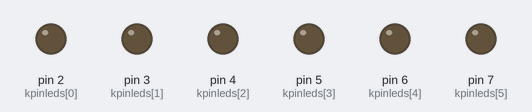
A sketch run on a simulated Arduino Uno, built with avr-gcc and run on an emulated ATmega328P. Parts: output pins drawn as LEDs (lit = HIGH).

Above: at 0.05 s.
At 0.15 s:
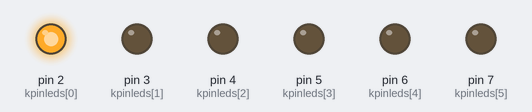
At 0.75 s:
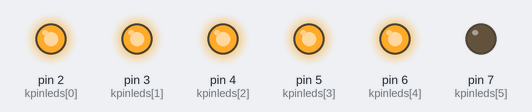
At 1.45 s:
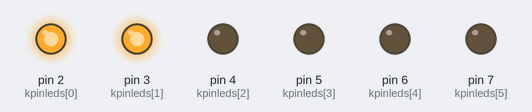
At 2.15 s:
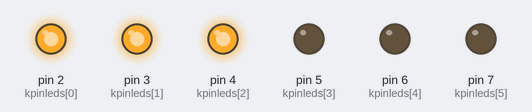
At 2.85 s:
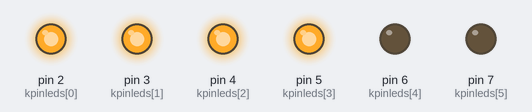
Timing chart, 0 to 3.1 s (numbered marks = the images above):
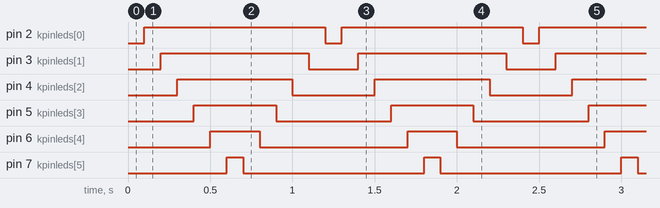

The sketch:

Array_6_Different_Form.ino
```cpp
const int num = 6;
const int kpinleds[num]={2,3,4,5,6,7};
void setup() {
  for(int k=0;k<num;k++)
  {
    pinMode(kpinleds[k],OUTPUT);
  }
}

void loop() {

  for(int i=0;i<num;i++)
  {
    digitalWrite(kpinleds[i],LOW);
    delay(100);
    digitalWrite(kpinleds[i],HIGH);
  }
  for(int x=num-1;x>=0;x--)
  {
    digitalWrite(kpinleds[x],HIGH);
    delay(100);
    digitalWrite(kpinleds[x],LOW);
  }
}
```

Measured:
- by itself, pin 2 (kpinleds[0]): alternates HIGH for 1.1 s and LOW for 0.10 s
- by itself, pin 3 (kpinleds[1]): alternates HIGH for 0.90 s and LOW for 0.30 s
- by itself, pin 4 (kpinleds[2]): alternates HIGH for 0.70 s and LOW for 0.50 s
- by itself, pin 5 (kpinleds[3]): alternates HIGH for 0.50 s and LOW for 0.70 s
- by itself, pin 6 (kpinleds[4]): alternates HIGH for 0.30 s and LOW for 0.90 s
- by itself, pin 7 (kpinleds[5]): alternates HIGH for 0.10 s and LOW for 1.1 s
